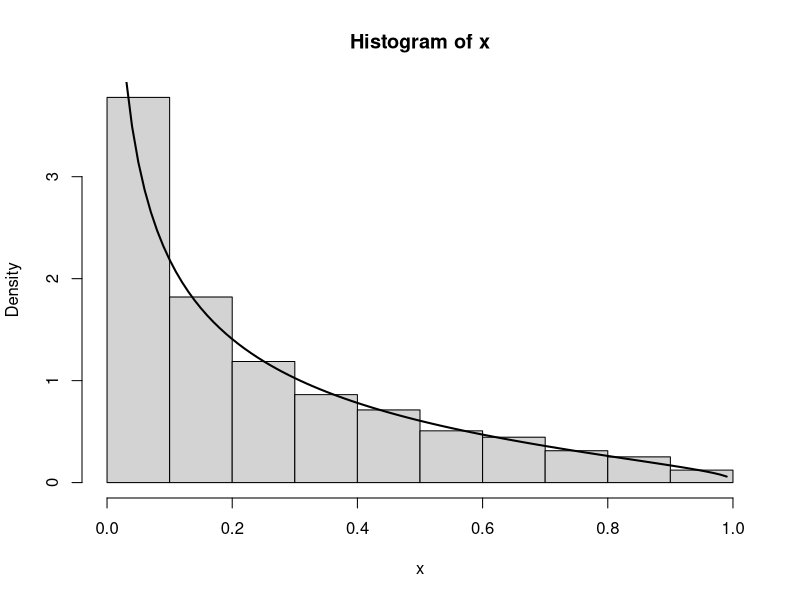
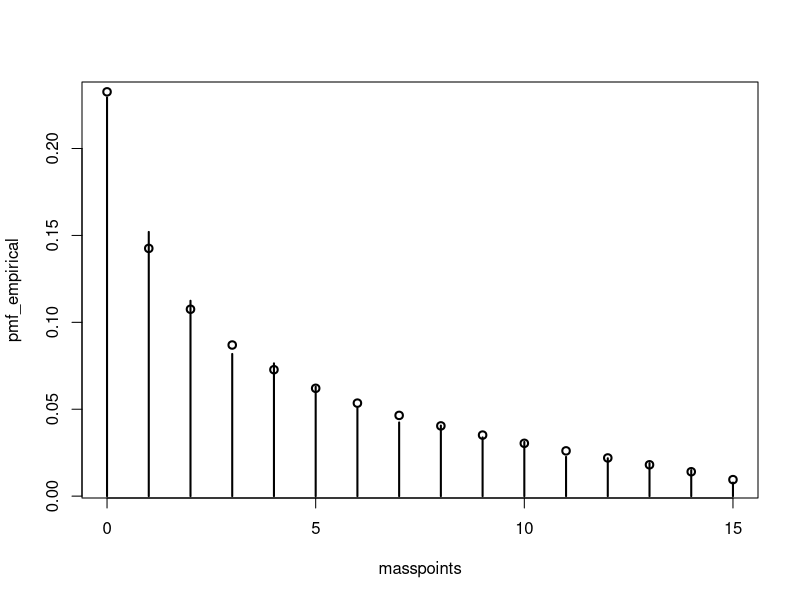
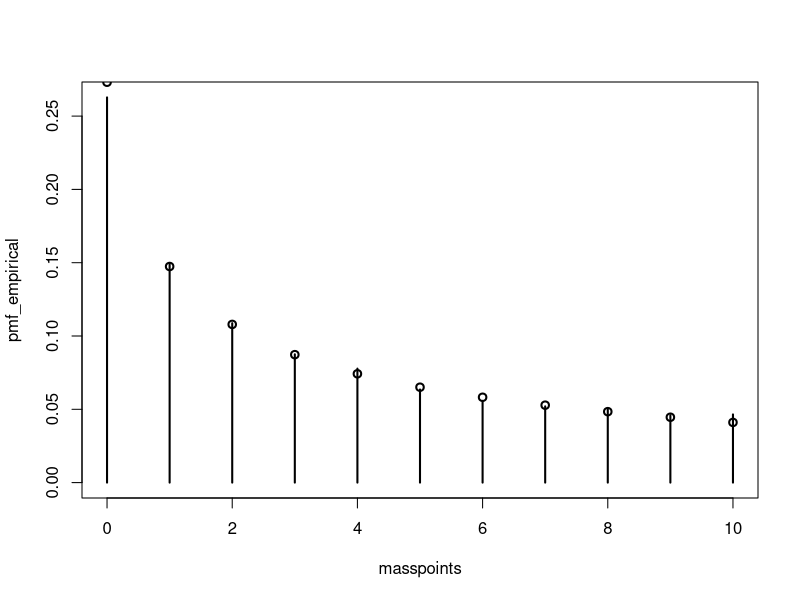
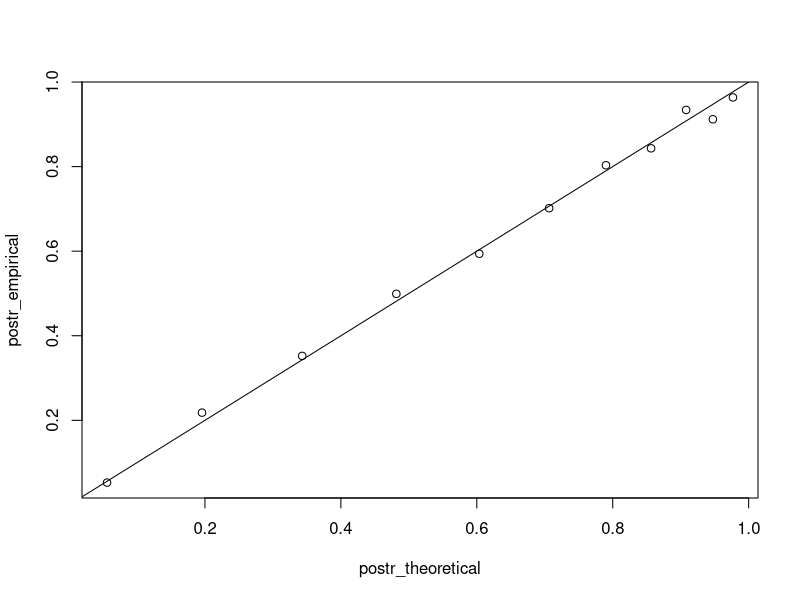

R code for these plots, in order:
# generate from carpal distribution
rcarpal = function(n, shift) {
	z = rnorm(n)
	success_rate = pnorm(z+shift)
	return(success_rate)
}

# carpal density
dcarpal = function(x, shift) {
	in_range = 0<=x&x<=1
	density_in_range = dnorm(qnorm(x)-shift)/dnorm(qnorm(x))
	return(ifelse(in_range, density_in_range, 0))
}

# test: rcarpal vs dcarpal
set.seed(457)
with(new.env(), {
	# parameters
	sampsize = 4e3
	shift = -1
	# generate and plot
	x = rcarpal(sampsize, shift)
	hist(x, freq=FALSE)
	curve(dcarpal(x, shift=shift), from=0, to=1, lwd=2, add=TRUE)
})

# generate from carpal binomial hierarchy
rcarpbin = function(n, size, shift) {
	success_rate = rcarpal(n, shift=shift)
	success_count = rbinom(n, size=size, prob=success_rate)
	return(success_count)
}

# carpal binomial hierarchy PMF
dcarpbin = function(x, size, shift) {
	# function for single inputs
	f = function(x, size, shift) {
		fun_to_integrate = function(u) {
			dbinom(x, size=size, prob=u)*dcarpal(u, shift=shift)
		} # using dcarpal is better than dnorm
		integrate(fun_to_integrate, lower=0, upper=1)$value
	}
	# apply for multiple inputs
	return(mapply(f, x=x, size=size, shift=shift))
}

# test: `rcarpbin` vs `dcarpbin`
set.seed(521)
with(new.env(), {
	# parameters
	sampsize = 5e3
	shift = -0.9
	size = 15
	# work generate
	x = rcarpbin(sampsize, size=size, shift=shift)
	masspoints = 0:size
	# calculate PMFs
	pmf_empirical = setNames(sapply(masspoints, function(v) {
		mean(x==v)
	}), masspoints)
	pmf_theoretical = setNames(dcarpbin(masspoints, size=size, shift=shift), 
	masspoints)
	# compare empirical vs theoretical
	plot(masspoints, pmf_empirical, type='h', lwd=2)
	points(masspoints, pmf_theoretical, pch=1, lwd=2)
	round(pmf_empirical-pmf_theoretical, 3)
})

# generate from AO0 hierarchy
rao0 = function(n, size, steepness, prevalence) {
	generated_class0 = rcarpbin(n, size=size, shift=steepness)
	generated_class1 = rcarpbin(n, size=size, shift=0)
	class_label = sample(0:1, size=n, prob=c(1-prevalence, prevalence), 
	replace=TRUE)
	success_count = ifelse(class_label==1, generated_class1, generated_class0)
	return(success_count)
}

# AO0 hierarchy PMF
dao0 = function(x, size, steepness, prevalence) {
	pmf_class0 = dcarpbin(x, size=size, shift=steepness)
	pmf_class1 = dcarpbin(x, size=size, shift=0)
	pmf_mix = prevalence*pmf_class1+(1-prevalence)*pmf_class0
	return(pmf_mix)
}

# test: `dao0` vs `dcarpbin`
with(new.env(), {
	# parameters
	shift = -1
	size = 15
	# calculate PMFs
	masspoints = 0:size
	pmf_a = dcarpbin(masspoints, size=size, shift=shift)
	pmf_b = dao0(masspoints, size=size, steepness=shift, prevalence=0)
	# compare
	round(pmf_b-pmf_a, 3)
})

# test: `rao0` vs `dao0`
set.seed(608)
with(new.env(), {
	# parameters
	sampsize = 4e3
	steepness = -1.22
	size = 10
	prevalence = 0.4
	# generate
	masspoints = 0:size
	x = rao0(sampsize, size=size, steepness=steepness, prevalence=prevalence)
	# calculate PMFs
	pmf_theoretical = setNames(dao0(masspoints, size=size, 
	steepness=steepness, prevalence=prevalence), masspoints)
	pmf_empirical = setNames(sapply(masspoints, function(v) {
		mean(x==v)
	}), masspoints)
	# compare empirical vs theoretical
	plot(masspoints, pmf_empirical, type='h', lwd=2, 
	ylim=c(0, max(pmf_empirical)))
	points(masspoints, pmf_theoretical, pch=1, lwd=2)
	round(pmf_empirical-pmf_theoretical, 3)
})

# moment for AO0
moment_ao0 = function(power, size, steepness, prevalence) {
	masspoints = (0:size)^power
	pmf = dao0(masspoints, size=size, steepness=steepness, 
	prevalence=prevalence)
	expected = sum(masspoints*pmf)
	return(expected)
}

# expectation for AO0
expect_ao0 = function(size, steepness, prevalence) {
	return(moment_ao0(power=1, size=size, steepness=steepness, 
	prevalence=prevalence))
}

# test: expect_ao0 vs rao0
set.seed(412)
with(new.env(), {
	# parameters
	sampsize = 10e3
	steepness = -1
	size = 10
	prevalence = 0.4
	# generate
	masspoints = 0:size
	x = rao0(sampsize, size=size, steepness=steepness, prevalence=prevalence)
	# calculate mean
	expected_theoretical = expect_ao0(size=size, steepness=steepness, 
	prevalence=prevalence)
	expected_empirical = mean(x)
	# compare empirical vs theoretical
	print(round(expected_empirical-expected_theoretical, 3))
	setNames(c(expected_empirical, expected_theoretical), c('emp', 'theo'))
})

# posterior CNR probability for AO0
calc_postr_cnr_ao0 = function(x, size, steepness, prevalence) {
	likelihood_class0 = dcarpbin(x, size=size, shift=steepness)
	likelihood_class1 = dcarpbin(x, size=size, shift=0)
	postr_numerator = prevalence*likelihood_class1
	postr_denominator = postr_numerator+(1-prevalence)*likelihood_class0
	postr = postr_numerator/postr_denominator
	return(postr)
}

# test: `calc_postr_cnr_ao0` vs `rao0`
set.seed(506)
with(new.env(), {
	# parameters
	sampsize = 10e3
	steepness = -2
	size = 10
	prevalence = 0.3
	# generate
	y = sample(0:1, size=sampsize, prob=c(1-prevalence, prevalence), 
	replace=TRUE)
	x_class0 = rcarpbin(sampsize, size=size, shift=steepness)
	x_class1 = rcarpbin(sampsize, size=size, shift=0)
	x = ifelse(y==1, x_class1, x_class0)
	# calculate probabilities
	freq = table(y, x)
	postr_empirical = freq[2,]/colSums(freq)
	postr_theoretical = calc_postr_cnr_ao0(0:size, size=size, 
	steepness=steepness, prevalence=prevalence)
	# compare empirical vs theoretical
	plot(postr_theoretical, postr_empirical); abline(0:1)
	round(postr_empirical-postr_theoretical, 3)
})

# convert p value to success count
pval2count = function(pval, size) {
	success_count = pval*(size+1)-1
	return(success_count)
}

